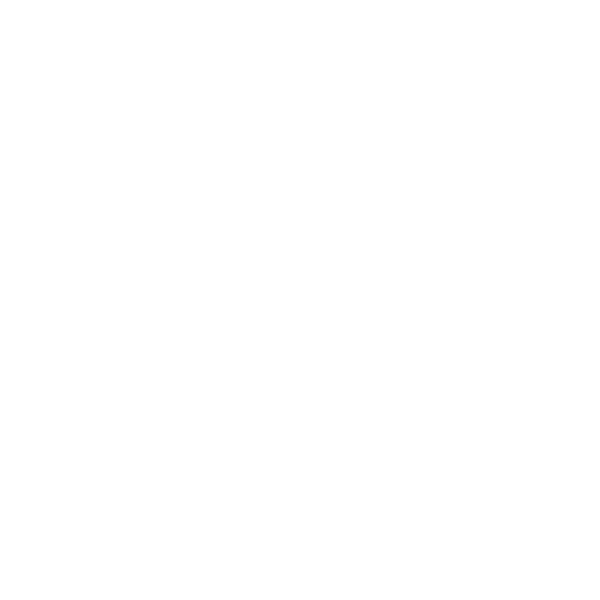
Frame 1 (no input)
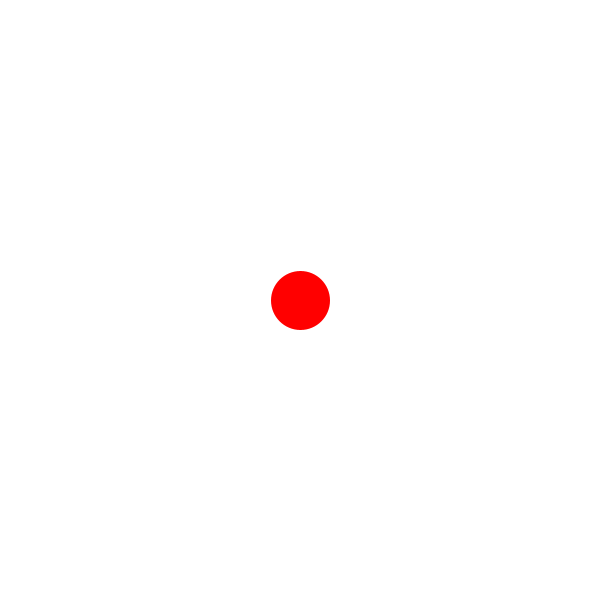
Frame 60 (the mouse pressed at the canvas centre just before this capture)
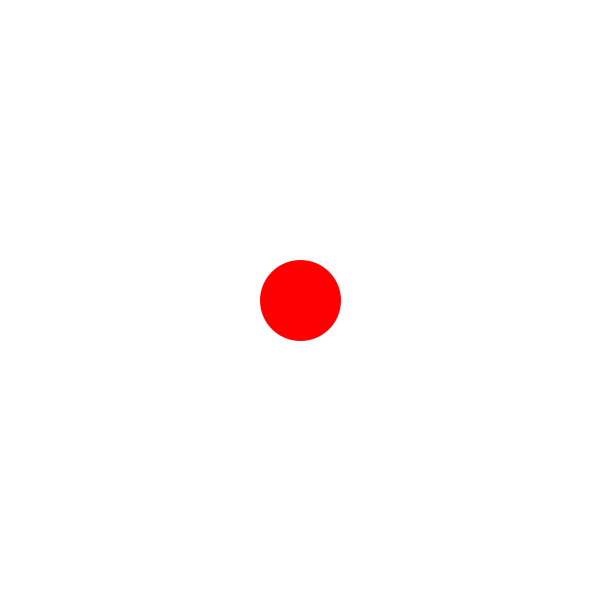
Frame 120 (the mouse held since frame 60 and released just before this capture)

The Processing sketch that drew these frames (run headless with seeded random() and noise(); from frame 60 on, the mouse is pressed at the canvas centre):

// Processing sketch: PointAnimatedSizeReversing
// ── PointAnimatedSizeReversing.pde

// Current Point Size
int counter = 0;

// Max size for point
int maxCount = 100;

// Min size for point
int minCount = 0;

// Whether to increase the size or decrease
// isReversed == true -> decreasing size
// isReverse == false -> increasing size
boolean isReversed = false; 

void setup() {
  // Setup code - gets called once at 
  // the start of the app
  println("Set-up");
  size(600, 600);
  background(255, 255, 255);
}

// Called repeatedly (a loop)
// Handles all your apps logic 
void draw() {
  // clear the entire drawing with a white background
  background(255, 255, 255);
  
  // Set a stroke color of red -> RGB value = (255, 0, 0)
  stroke(255, 0, 0);

  // Sets the stroke weight (size) of what will be drawn
  // in our case it is a point
  strokeWeight(counter);

  
  point(width/2, height/2);
  

  if (counter == maxCount) {
    // reached max size, so reverse direction
    isReversed = true;
  } else if (counter == minCount) {
    // reached min size, so reverse direction
    isReversed = false;
  }
  
  // Update counter based on the direction we should be going
  if (isReversed) {
    counter -= 1;
  } else {
    counter += 1;
  }
}
